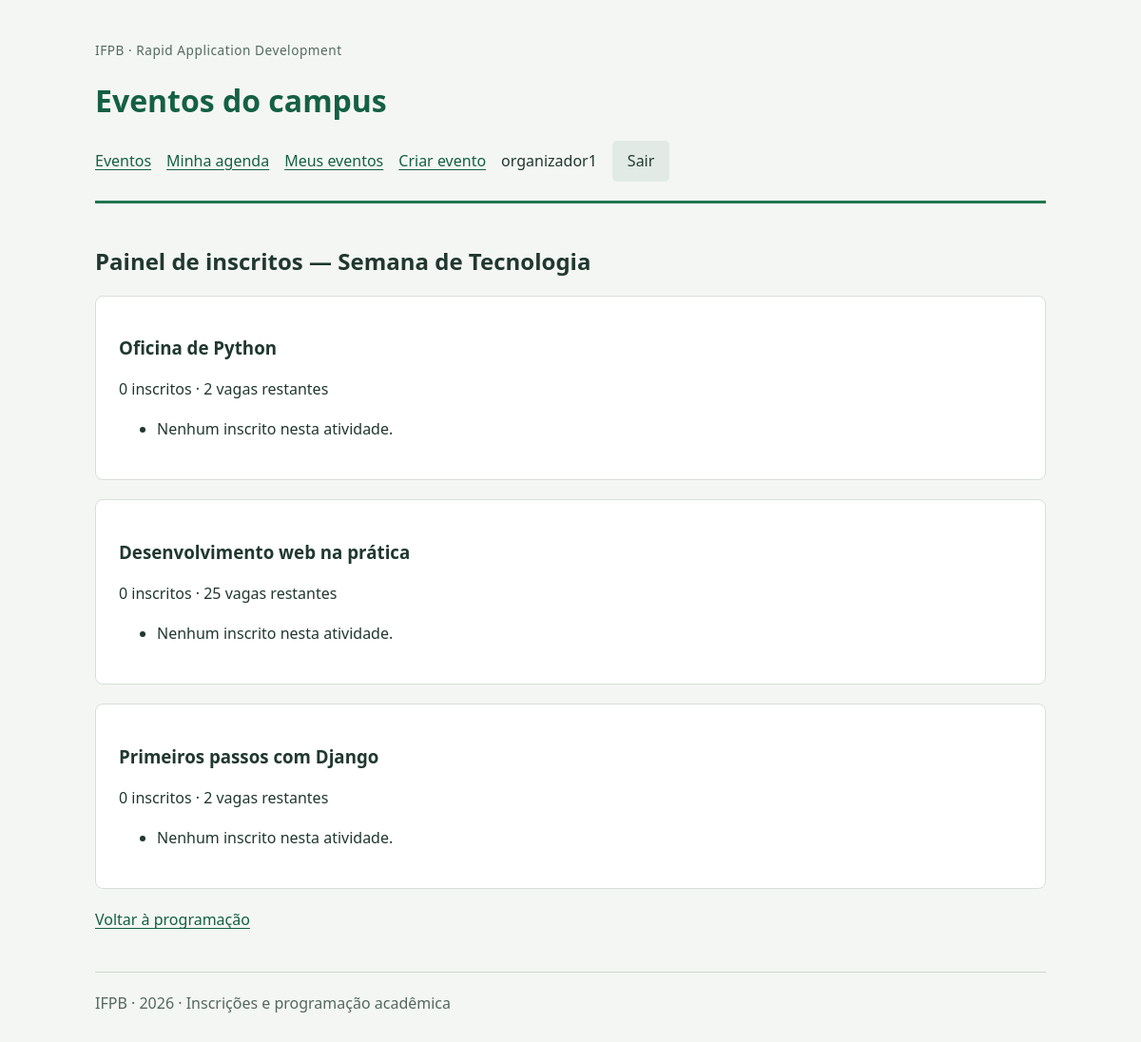
Page /eventos/1/painel/ (signed in) on the committed database.
### programacao/models.py (models this page shows, shortened)
class Evento(models.Model):
    nome = models.CharField('nome', max_length=150)
    descricao = models.TextField('descrição')
    data_inicio = models.DateField('data de início')
    data_fim = models.DateField('data de fim')
    inscricoes_abertas = models.BooleanField('inscrições abertas', default=True)
    organizador = models.ForeignKey(settings.AUTH_USER_MODEL, on_delete=models.PROTECT, related_name='eventos_organizados')
    class Meta:
        ordering = ['data_inicio', 'nome']
        constraints = [models.CheckConstraint(condition=models.Q(data_fim__gte=models.F('data_inicio')), name='evento_periodo_valido')]

class Atividade(models.Model):
    class Tipo(models.TextChoices):
        PALESTRA = 'PA', 'Palestra'
        TREINAMENTO = 'TR', 'Treinamento'
        APRESENTACAO = 'AP', 'Apresentação'
    evento = models.ForeignKey(Evento, on_delete=models.CASCADE, related_name='atividades')
    titulo = models.CharField('título', max_length=150)
    tipo = models.CharField('tipo', max_length=2, choices=Tipo.choices)
    descricao = models.TextField('descrição')
    responsavel = models.CharField('responsável', max_length=120)
    sala = models.ForeignKey(Sala, on_delete=models.PROTECT, related_name='atividades')
    inicio = models.DateTimeField('início')
    fim = models.DateTimeField('fim')
    class Meta:
        ordering = ['inicio', 'titulo']
        constraints = [models.CheckConstraint(condition=models.Q(fim__gt=models.F('inicio')), name='atividade_intervalo_valido')]
    @property
    def vagas_restantes(self):
        return max(0, self.sala.capacidade - self.inscricoes.count())

class Sala(models.Model):
    nome = models.CharField('nome', max_length=100, unique=True)
    bloco = models.CharField('bloco', max_length=80)
    capacidade = models.PositiveIntegerField('capacidade', validators=[MinValueValidator(1)])
    class Meta:
        ordering = ['nome']
        constraints = [models.CheckConstraint(condition=models.Q(capacidade__gte=1), name='sala_capacidade_positiva')]

### programacao/views.py (the view)
# urls.py: path('eventos/<int:pk>/painel/', views.Painel.as_view(), name='painel'),
class Painel(LoginRequiredMixin, PermissionRequiredMixin, DetailView):
    permission_required = 'programacao.view_evento'
    http_method_names = ['get', 'head', 'options']
    model = Evento
    template_name = 'programacao/painel.html'
    def get_queryset(self):
        return Evento.objects.filter(organizador=self.request.user).prefetch_related('atividades__inscricoes__inscricao_evento__participante', 'atividades__sala')

### programacao/templates/programacao/painel.html
{% extends 'base.html' %}
{% block conteudo %}
<h2>Painel de inscritos — {{ object.nome }}</h2>
{% for atividade in object.atividades.all %}
<article class="card"><h3>{{ atividade.titulo }}</h3>
<p>{{ atividade.inscricoes.count }} inscrito{{ atividade.inscricoes.count|pluralize:'s' }} · {{ atividade.vagas_restantes }} vagas restantes</p>
<ul>{% for inscricao in atividade.inscricoes.all %}<li>{{ inscricao.inscricao_evento.participante.username }}</li>{% empty %}<li>Nenhum inscrito nesta atividade.</li>{% endfor %}</ul></article>
{% empty %}<p>Nenhuma atividade cadastrada.</p>{% endfor %}
<p><a href="{% url 'programacao:detalhe' object.pk %}">Voltar à programação</a></p>
{% endblock %}

### templates/base.html (shortened to what this page needs)
{% load static %}
<!DOCTYPE html>
<html lang="pt-br">
<head><meta charset="utf-8"><meta name="viewport" content="width=device-width, initial-scale=1">
<link rel="stylesheet" href="{% static 'programacao/estilo.css' %}"></head>
<body>
<header>
  <p class="identificacao">IFPB · Rapid Application Development</p>
  <h1><a href="{% url 'programacao:lista' %}">Eventos do campus</a></h1>
  <nav aria-label="Principal">
    <a href="{% url 'programacao:lista' %}">Eventos</a>
    {% if user.is_authenticated %}
      <a href="{% url 'programacao:agenda' %}">Minha agenda</a>
      {% if perms.programacao.add_evento %}<a href="{% url 'programacao:meus_eventos' %}">Meus eventos</a><a href="{% url 'programacao:novo_evento' %}">Criar evento</a>{% endif %}
      <span>{{ user.username }}</span>
      <form method="post" action="{% url 'logout' %}">{% csrf_token %}<button type="submit" class="secundario">Sair</button></form>
    {% else %}<a href="{% url 'login' %}">Entrar</a><a href="{% url 'cadastro' %}">Cadastrar</a>{% endif %}
  </nav>
</header>
<main>
  {% block conteudo %}{% endblock %}
</main>
<footer>IFPB · {% now 'Y' %} · Inscrições e programação acadêmica</footer>
</body></html>

### programacao/static/programacao/estilo.css (style rules this page uses)
:root { color-scheme: light; font-family: system-ui, sans-serif; color: #20382f; background: #f4f6f3; }
body { max-width: 1000px; margin: auto; padding: 28px; line-height: 1.6; }
a { color: #146044; text-underline-offset: 3px; }
header { border-bottom: 3px solid #217651; padding-bottom: 20px; }
h1,h2,h3 { line-height: 1.3; }
h1 a { text-decoration: none; }
.identificacao { font-size: .85rem; color: #536b60; letter-spacing: .04em; }
nav,.acoes { display: flex; flex-wrap: wrap; align-items: center; gap: 16px; }
main { padding: 25px 0; min-height: 50vh; }
.card { background: white; border: 1px solid #d6e0d8; border-radius: 8px; padding: 24px; margin: 20px 0; }
.meta,footer,small { color: #53685e; }
button { font: inherit; cursor: pointer; background: #176545; color: white; padding: 9px 16px; border-radius: 5px; border: 0; }
.secundario { background: #e2eae5; color: #243d30; }
footer { padding-top: 20px; border-top: 1px solid #cad9ce; }

### rows in the picture
Evento: nome "Semana de Tecnologia"
Atividade: titulo "Oficina de Python", inscricoes.count "0", vagas_restantes "2"
Atividade: titulo "Desenvolvimento web na prática", inscricoes.count "0", vagas_restantes "25"
Atividade: titulo "Primeiros passos com Django", inscricoes.count "0", vagas_restantes "2"

### other values in the picture
{{ user.username }} "organizador1"
